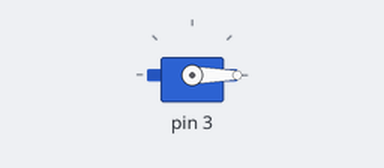
Bench run of a sketch on a simulated Arduino Uno, built with avr-gcc and run on an emulated ATmega328P. Parts: servo.

Above: at 0.05 s.
At 5.25 s:
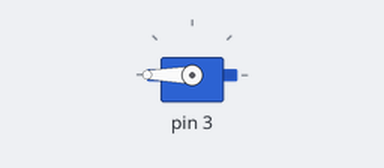
Timing chart, 0 to 9.1 s (numbered marks = the images above):
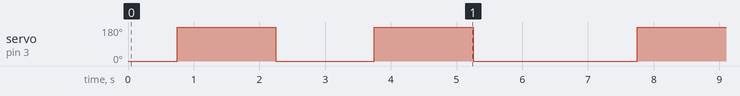

The sketch:

servometer.ino
```cpp
#include <Servo.h>

#define SERVO_SPEED (180./1500.)  // deg/ms
Servo m_servo;

void setPort(int nPort){
  if(m_servo.attached()) m_servo.detach();
  m_servo.attach(nPort);
}

void move(int nAng){
  int nDelay = int(abs(nAng - getServo())/SERVO_SPEED);
  m_servo.write(nAng);
  delay(nDelay);
}

void swing(int nCount){
  move(0);
  for (int i = 0; i < nCount; i++){
    move(180);
    move(0);
  }
}

int getServo(){
  return m_servo.read();
}

void setup() {
  // put your setup code here, to run once:
  Serial.begin(9600);
  setPort(3);
}

void loop() {
  // put your main code here, to run repeatedly:
  swing(2);
  delay(1000);
}
```

Measured:
- by itself, servo on pin 3: repeats every 7.0 s: 0° 1.5 s, 180° 1.5 s, 0° 2.5 s, 180° 1.5 s
